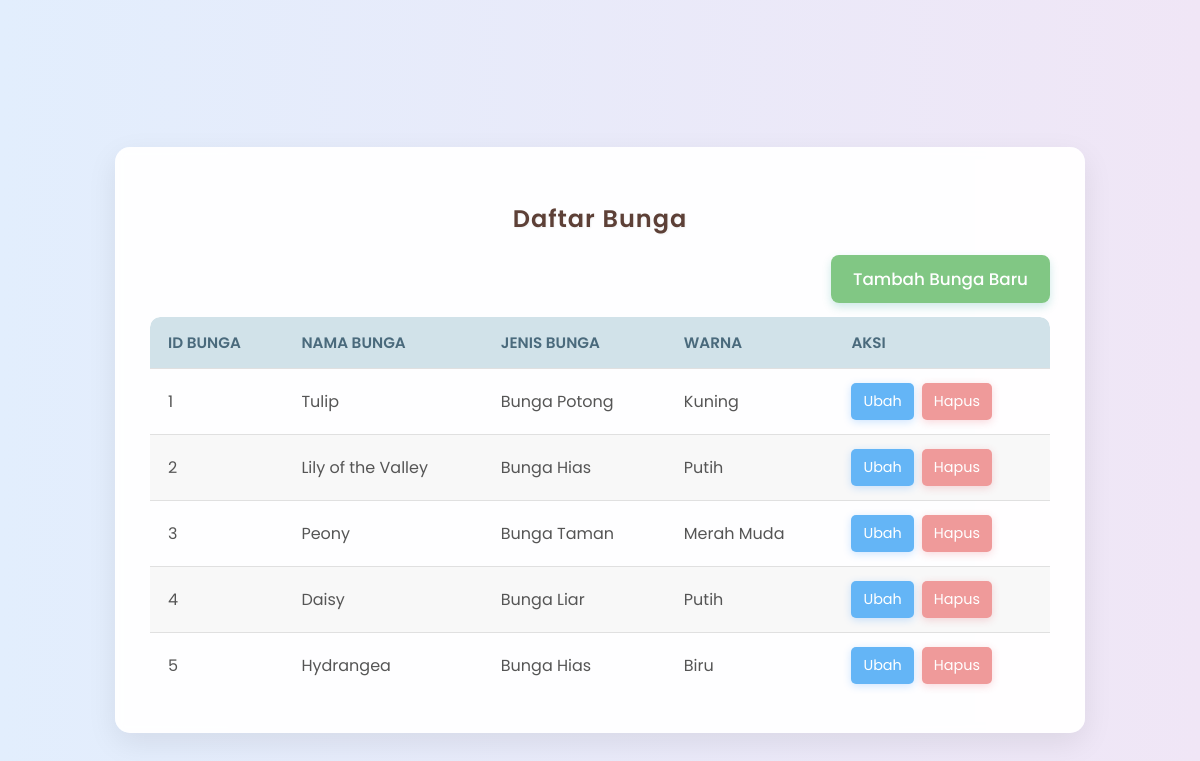
The page / on the database its author committed.
### tables this page shows
CREATE TABLE `bunga` (
  `id_bunga` int(11) NOT NULL,
  `nama_bunga` varchar(50) NOT NULL,
  `jenis_bunga` varchar(50) NOT NULL,
  `warna` varchar(50) NOT NULL
);

### model/Bunga.php (called while the page is built, shortened)
<?php
class Bunga {
    private $conn;
    private $table_name = "bunga";
    public function __construct($db) {
        $this->conn = $db;
    }
    public function readAll() {
        $query = "SELECT
                    id_bunga, nama_bunga, jenis_bunga, warna
                  FROM
                    " . $this->table_name . "
                  ORDER BY
                    id_bunga ASC";
        $stmt = $this->conn->prepare($query);
        $stmt->execute();
        return $stmt;
    }
}
?>

### view/list_bunga.php (the view, shortened to what this page needs)
<!DOCTYPE html>
<html lang="id">
<head>
</head>
<body>
    <div class="container">
        <h2>Daftar Bunga</h2>
        <div class="add-button-container">
            <a href="index.php?action=tambah" class="add-button">Tambah Bunga Baru</a>
        </div>
        <?php
        if ($num > 0) {
            echo "<table>";
                echo "<thead>";
                    echo "<tr>";
                        echo "<th>ID Bunga</th>";
                        echo "<th>Nama Bunga</th>";
                        echo "<th>Jenis Bunga</th>";
                        echo "<th>Warna</th>";
                        echo "<th>Aksi</th>";
                    echo "</tr>";
                echo "</thead>";
                echo "<tbody>";
                while ($row = $stmt->fetch(PDO::FETCH_ASSOC)) {
                    extract($row);
                    echo "<tr>";
                        echo "<td>{$id_bunga}</td>";
                        echo "<td>{$nama_bunga}</td>";
                        echo "<td>{$jenis_bunga}</td>";
                        echo "<td>{$warna}</td>";
                        echo "<td class='action-links'>";
                            echo "<a href='index.php?action=edit&id={$id_bunga}' class='edit-button'>Ubah</a>";
                            echo "<a href='index.php?action=hapus&id={$id_bunga}' class='delete-button'>Hapus</a>";
                        echo "</td>";
                    echo "</tr>";
                }
                echo "</tbody>";
            echo "</table>";
        } else {
            echo "<div class='no-data'>Tidak ada data bunga yang ditemukan.</div>";
        }
        ?>
    </div>
</body>
</html>

### index.php (shortened to what this page needs)
<?php
require_once __DIR__ . '/model/Bunga.php';
$database = new Database();
$db = $database->getConnection();
$bunga = new Bunga($db);
$action = $_GET['action'] ?? 'list';
switch ($action) {
    case 'list':
        $stmt = $bunga->readAll();
        $num = $stmt->rowCount();
        include __DIR__ . '/view/list_bunga.php';
        break;
}
?>

### view/list_bunga.php (style rules this page uses)
body { font-family: 'Poppins', sans-serif; margin: 0; padding: 40px 20px; background: linear-gradient(to right, #e2eefd, #f0e6f6); color: #333; display: flex; justify-content: center; align-items: center; min-height: 100vh; }
.container { max-width: 900px; width: 100%; background: rgba(255, 255, 255, 0.95); padding: 35px; border-radius: 15px; box-shadow: 0 10px 30px rgba(0,0,0,0.08); backdrop-filter: blur(5px); }
h2 { text-align: center; color: #5d4037; margin-bottom: 30px; font-weight: 600; letter-spacing: 1px; text-shadow: 1px 1px 2px rgba(0,0,0,0.05); }
table { width: 100%; border-collapse: separate; border-spacing: 0; margin-top: 25px; overflow: hidden; border-radius: 10px; }
th, td { padding: 14px 18px; text-align: left; border-bottom: 1px solid #e0e0e0; }
th { background-color: #d1e2e9; color: #4a6a7c; font-weight: 600; text-transform: uppercase; font-size: 0.95em; }
tr:nth-child(even) { background-color: #f8f8f8; }
td { color: #555; vertical-align: middle; }
th:first-child { border-top-left-radius: 10px; }
th:last-child { border-top-right-radius: 10px; }
tr:last-child td:first-child { border-bottom-left-radius: 10px; }
tr:last-child td:last-child { border-bottom-right-radius: 10px; }
tr:last-child td { border-bottom: none; }
.add-button-container { margin-bottom: 25px; text-align: right; }
.add-button { background-color: #81c784; color: white; padding: 12px 22px; border: none; border-radius: 8px; cursor: pointer; text-decoration: none; font-size: 1.05em; font-weight: 500; transition: background-color 0.3s ease, transform 0.2s ease; box-shadow: 0 4px 10px rgba(0, 150, 136, 0.2); }
.action-links a { text-decoration: none; padding: 8px 12px; border-radius: 5px; color: white; margin-right: 8px; font-size: 0.9em; transition: background-color 0.3s ease, transform 0.2s ease; display: inline-block; }
.action-links a:last-child { margin-right: 0; }
.edit-button { background-color: #64b5f6; box-shadow: 0 2px 8px rgba(0, 123, 255, 0.2); }
.delete-button { background-color: #ef9a9a; box-shadow: 0 2px 8px rgba(220, 53, 69, 0.2); }

### rows shown on the page
bunga: id_bunga "1", nama_bunga "Tulip", jenis_bunga "Bunga Potong", warna "Kuning"
bunga: id_bunga "2", nama_bunga "Lily of the Valley", jenis_bunga "Bunga Hias", warna "Putih"
bunga: id_bunga "3", nama_bunga "Peony", jenis_bunga "Bunga Taman", warna "Merah Muda"
bunga: id_bunga "4", nama_bunga "Daisy", jenis_bunga "Bunga Liar", warna "Putih"
bunga: id_bunga "5", nama_bunga "Hydrangea", jenis_bunga "Bunga Hias", warna "Biru"
